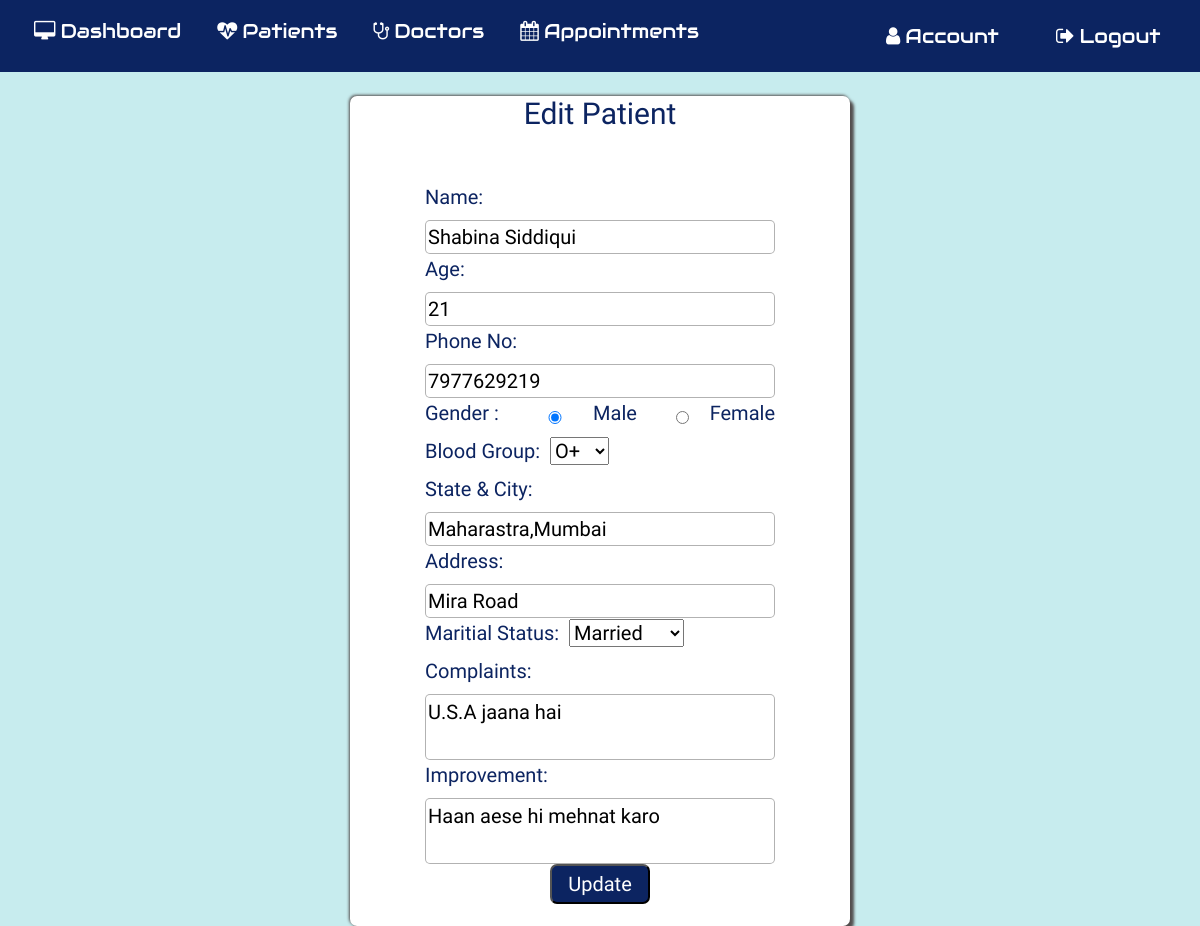
/editpatientdetail/1 (signed in), run on an earlier commit of the app's database.
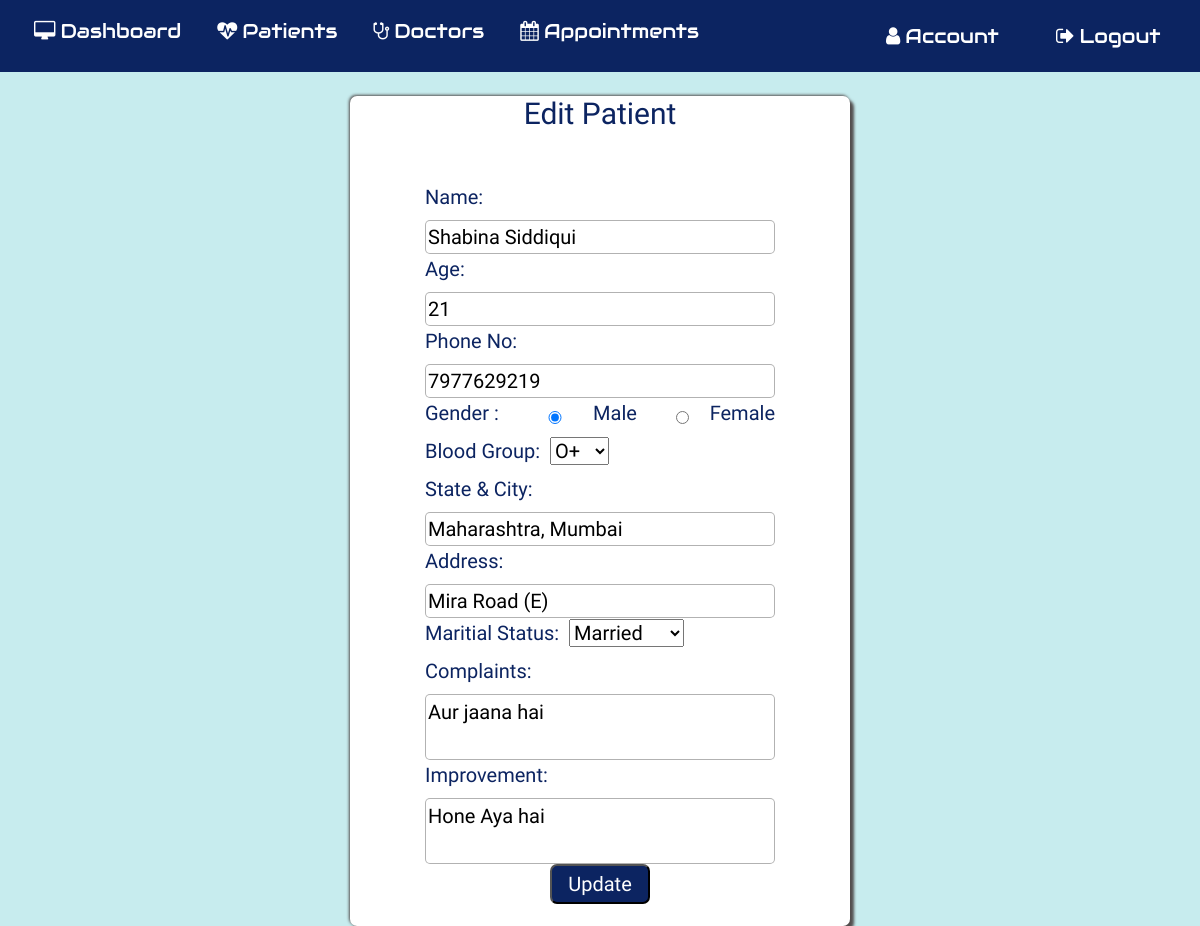
And on a later commit of the database.
### application/routes.py (models this page shows, shortened)
class Patient(db.Model):
  __tablename__ = 'Patient'
  id = db.Column(db.Integer, primary_key=True)
  pname = db.Column(db.String(20))
  age= db.Column(db.String(20))
  phone=db.Column(db.String(20))
  gender=db.Column(db.String(10))
  bgroup=db.Column(db.String(5))
  state=db.Column(db.String(15))
  address=db.Column(db.String(100))
  mstatus=db.Column(db.String(10))
  complaint=db.Column(db.String(5000))
  improvement=db.Column(db.String(5000))
  medicine_suggested=db.Column(db.String(5000))
  pat_image = db.Column(db.String(20), nullable=False, default='default.jpg')

### application/routes.py (the view, shortened to what this page needs)
@app.route('/editpatientdetail/<id>', methods=['GET', 'POST'])
def editpatientdetail(id):
  if 'username' in session:
    editpat = Patient.query.filter_by( id = id )
    return render_template('editpatientdetail.html', editpat = editpat)

### application/templates/editpatientdetail.html (shortened to what this page needs)
{% extends "layout.html" %} {% include "includes/nav.html" %} {% block content
%}
<section id="addpatient">
  <div class="form1">
    <h1>Edit Patient</h1>
    {% for edit in editpat %}
    <form action="" method="POST">
      <div class="inner-form">
      <div class="form-input">
        <label for="npname">Name:&nbsp;</label>
        <input type="text" class="text1" id="pname" name="npname" required value="{{ edit.pname }}" />
      </div>
      <div class="form-input">
        <label for="nage">Age:&nbsp;</label>
        <input
          type="number"
          class="text1"
          id="age"
          maxlength="3"
          min="0"
          name="nage"
          value="{{ edit.age }}"
          required
        />
      </div>
      <div class="form-input">
        <label for="nphone">Phone No:&nbsp;</label>
        <input
          type="number"
          class="text1"
          id="age"
          maxlength="12"
          min="10"
          name="nphone"
          value="{{ edit.phone }}"
          required
        />
      </div>
      <div class="form-input gender">
        <label for="ngender">Gender :</label>
        <div class="radio">
          <input type="radio" value="male" name="ngender" checked><label>Male</label>
        </div>
        <div class="radio">
          <input type="radio" value="female" name="ngender"><label>Female</label>
        </div>
      </div>
      <div class="form-input">
        <label for="nbgroup">Blood Group:&nbsp;</label>
        <select id="bgroup" class="text1" name="nbgroup">
          <option value="O+">O+</option>
        </select>
      </div>
      <div class="form-input">
        <label for="nstate">State & City:&nbsp;</label>
        <input type="text" id="state" class="text1" name="nstate" value="{{ edit.state }}">
      </div>
      <div class="form-input">
        <label for="naddress">Address:&nbsp;</label>
        <input type="text" id="address" class="text1" name="naddress" value="{{ edit.address }}">
      </div>
      <div class="form-input">
        <label for="nmstatus">Maritial Status:&nbsp;</label>
        <select id="mstatus" class="text1" name="nmstatus">
          <option value="Married">Married</option>
        </select>
      </div>
      <div class="form-input">
        <label for="ncomplaint">Complaints:&nbsp;</label>
        <textarea class="text1" name="ncomplaint" id="complaint">{{ edit.complaint}}</textarea>
      </div>
      <div class="form-input">
        <label for="nimprovement">Improvement:&nbsp;</label>
        <textarea class="text1" name="nimprovement" id="improvement">{{ edit.improvement}}</textarea>
      </div>
      <div class="form-input btn-submit">
        <button class="button" type="submit">Update</button>
      </div>
    </form>
    {% endfor %}
  </div></div>
</section>
{% endblock %}

What changed in the data, as far as the page shows it:
changed Patient "Shabina Siddiqui": nstate "Maharastra,Mumbai" → "Maharashtra, Mumbai"; naddress "Mira Road" → "Mira Road (E)"; ncomplaint "U.S.A jaana hai" → "Aur jaana hai"; nimprovement "Haan aese hi mehnat karo" → "Hone Aya hai"
